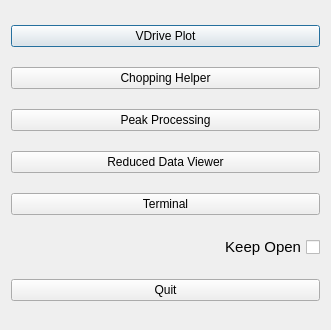
<?xml version="1.0" encoding="UTF-8"?>
<ui version="4.0">
 <class>Dialog_Launcher</class>
 <widget class="QDialog" name="Dialog_Launcher">
  <property name="geometry">
   <rect>
    <x>0</x>
    <y>0</y>
    <width>331</width>
    <height>330</height>
   </rect>
  </property>
  <property name="windowTitle">
   <string>Dialog</string>
  </property>
  <layout class="QVBoxLayout" name="verticalLayout">
   <item>
    <widget class="QPushButton" name="pushButton_vdrivePlot">
     <property name="text">
      <string>VDrive Plot</string>
     </property>
    </widget>
   </item>
   <item>
    <widget class="QPushButton" name="pushButton_choppingHelper">
     <property name="text">
      <string>Chopping Helper</string>
     </property>
    </widget>
   </item>
   <item>
    <widget class="QPushButton" name="pushButton_peakProcessing">
     <property name="text">
      <string>Peak Processing</string>
     </property>
    </widget>
   </item>
   <item>
    <widget class="QPushButton" name="pushButton_reducedDataViewer">
     <property name="text">
      <string>Reduced Data Viewer</string>
     </property>
    </widget>
   </item>
   <item>
    <widget class="QPushButton" name="pushButton_terminal">
     <property name="text">
      <string>Terminal</string>
     </property>
    </widget>
   </item>
   <item>
    <widget class="QCheckBox" name="checkBox_keepOpen">
     <property name="font">
      <font>
       <pointsize>11</pointsize>
       <weight>50</weight>
       <italic>false</italic>
       <bold>false</bold>
      </font>
     </property>
     <property name="layoutDirection">
      <enum>Qt::RightToLeft</enum>
     </property>
     <property name="text">
      <string>Keep Open</string>
     </property>
    </widget>
   </item>
   <item>
    <widget class="QPushButton" name="pushButton_quit">
     <property name="text">
      <string>Quit</string>
     </property>
    </widget>
   </item>
  </layout>
 </widget>
 <resources/>
 <connections/>
</ui>
